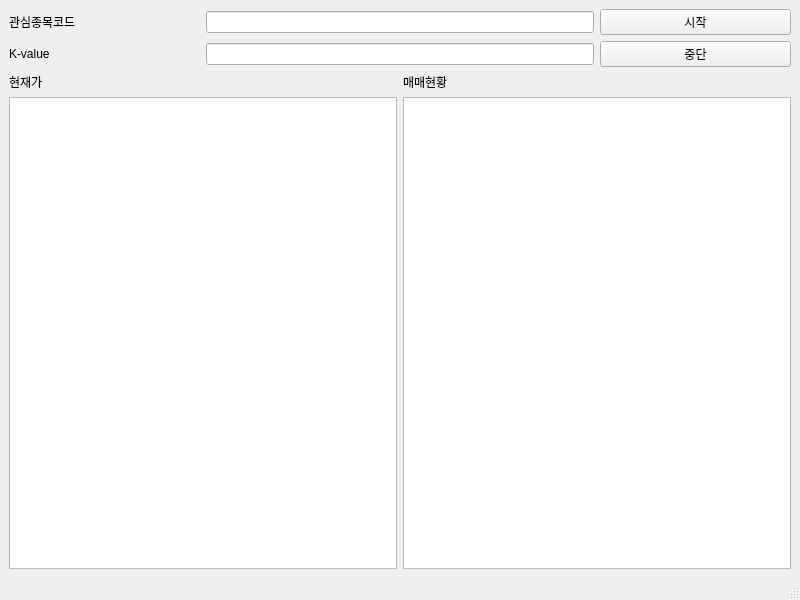
<?xml version="1.0" encoding="UTF-8"?>
<ui version="4.0">
 <class>MainWindow</class>
 <widget class="QMainWindow" name="MainWindow">
  <property name="geometry">
   <rect>
    <x>0</x>
    <y>0</y>
    <width>800</width>
    <height>600</height>
   </rect>
  </property>
  <property name="windowTitle">
   <string>MainWindow</string>
  </property>
  <widget class="QWidget" name="centralwidget">
   <layout class="QGridLayout" name="gridLayout">
    <item row="0" column="0">
     <widget class="QLabel" name="label">
      <property name="text">
       <string>관심종목코드</string>
      </property>
     </widget>
    </item>
    <item row="0" column="1" colspan="2">
     <widget class="QLineEdit" name="code_list"/>
    </item>
    <item row="0" column="3">
     <widget class="QPushButton" name="button_start">
      <property name="text">
       <string>시작</string>
      </property>
     </widget>
    </item>
    <item row="1" column="0">
     <widget class="QLabel" name="label_2">
      <property name="text">
       <string>K-value</string>
      </property>
     </widget>
    </item>
    <item row="1" column="1" colspan="2">
     <widget class="QLineEdit" name="k_value"/>
    </item>
    <item row="1" column="3">
     <widget class="QPushButton" name="button_stop">
      <property name="text">
       <string>중단</string>
      </property>
     </widget>
    </item>
    <item row="2" column="0">
     <widget class="QLabel" name="label_3">
      <property name="text">
       <string>현재가</string>
      </property>
     </widget>
    </item>
    <item row="2" column="2">
     <widget class="QLabel" name="label_4">
      <property name="text">
       <string>매매현황</string>
      </property>
     </widget>
    </item>
    <item row="3" column="0" colspan="2">
     <widget class="QTextBrowser" name="text_board"/>
    </item>
    <item row="3" column="2" colspan="2">
     <widget class="QTextBrowser" name="buysell_log"/>
    </item>
   </layout>
  </widget>
  <widget class="QMenuBar" name="menubar">
   <property name="geometry">
    <rect>
     <x>0</x>
     <y>0</y>
     <width>800</width>
     <height>21</height>
    </rect>
   </property>
  </widget>
  <widget class="QStatusBar" name="statusbar"/>
 </widget>
 <resources/>
 <connections/>
</ui>
